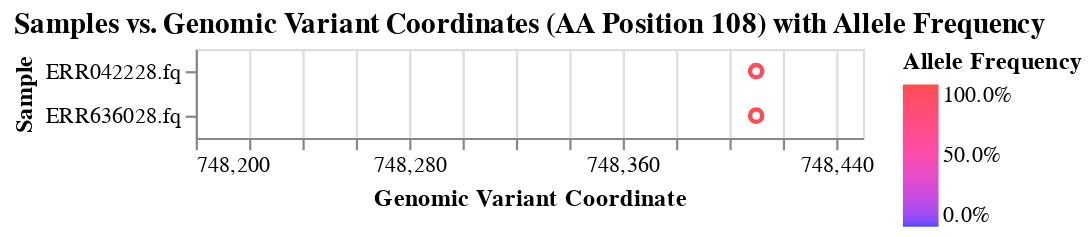

Notebook cell for this chart:
### Code cell
import altair as alt

# The chart using allele_freq_108, with the same layout as final_chart
allele_freq_108_chart = alt.Chart(allele_freq_108).mark_point().encode(
    x=alt.X('POS:Q', title='Genomic Variant Coordinate', scale=alt.Scale(domain=[748200, 748450])),
    y=alt.Y('Sample:N', title='Sample'),
    color=alt.Color('AF:Q', title='Allele Frequency', legend=alt.Legend(format='.1%', title='Allele Frequency'), scale=alt.Scale(domain=[0, 1], range=['blue', 'red'])),
    tooltip=['Sample', 'POS', alt.Tooltip('AF', format='.1%', title='Allele Frequency'), 'REF', 'ALT', 'IMPACT', 'AA_POS', 'HGVS_P']
).properties(
    title='Samples vs. Genomic Variant Coordinates (AA Position 108) with Allele Frequency'
).interactive()

allele_freq_108_chart

### Figure 1 — Vega-Lite specification as saved in the notebook (floating-point values rounded to 4 significant figures)
{"config": {"view": {"continuousWidth": 300, "continuousHeight": 300}}, "data": {"name": "data-b80154dda14955d6dacfe688e98e34b2"}, "mark": {"type": "point"}, "encoding": {"color": {"field": "AF", "legend": {"format": ".1%", "title": "Allele Frequency"}, "scale": {"domain": [0, 1], "range": ["blue", "red"]}, "title": "Allele Frequency", "type": "quantitative"}, "tooltip": [{"field": "Sample", "type": "nominal"}, {"field": "POS", "type": "quantitative"}, {"field": "AF", "format": ".1%", "title": "Allele Frequency", "type": "quantitative"}, {"field": "REF", "type": "nominal"}, {"field": "ALT", "type": "nominal"}, {"field": "IMPACT", "type": "nominal"}, {"field": "AA_POS", "type": "quantitative"}, {"field": "HGVS_P", "type": "nominal"}], "x": {"field": "POS", "scale": {"domain": [748200, 748450]}, "title": "Genomic Variant Coordinate", "type": "quantitative"}, "y": {"field": "Sample", "title": "Sample", "type": "nominal"}}, "params": [{"name": "param_29", "select": {"type": "interval", "encodings": ["x", "y"]}, "bind": "scales"}], "title": "Samples vs. Genomic Variant Coordinates (AA Position 108) with Allele Frequency", "$schema": "https://vega.github.io/schema/vega-lite/v5.20.1.json", "datasets": {"data-b80154dda14955d6dacfe688e98e34b2": [{"Sample": "ERR042228.fq", "CHROM": "NC_004318.2", "POS": 748410, "REF": "G", "ALT": "A", "QUAL": 2335.0, "DP": 70, "AF": 0.9571, "SB": 0, "DP4": "0,0,30,40", "EFFECT": "missense_variant", "IMPACT": "MODERATE", "GENE": "PF3D7_0417200", "AA_POS": 108, "HGVS_C": "c.323G>A", "HGVS_P": "p.Ser108Asn"}, {"Sample": "ERR636028.fq", "CHROM": "NC_004318.2", "POS": 748410, "REF": "G", "ALT": "A", "QUAL": 8292.0, "DP": 233, "AF": 0.9914, "SB": 0, "DP4": "0,0,112,121", "EFFECT": "missense_variant", "IMPACT": "MODERATE", "GENE": "PF3D7_0417200", "AA_POS": 108, "HGVS_C": "c.323G>A", "HGVS_P": "p.Ser108Asn"}]}}
